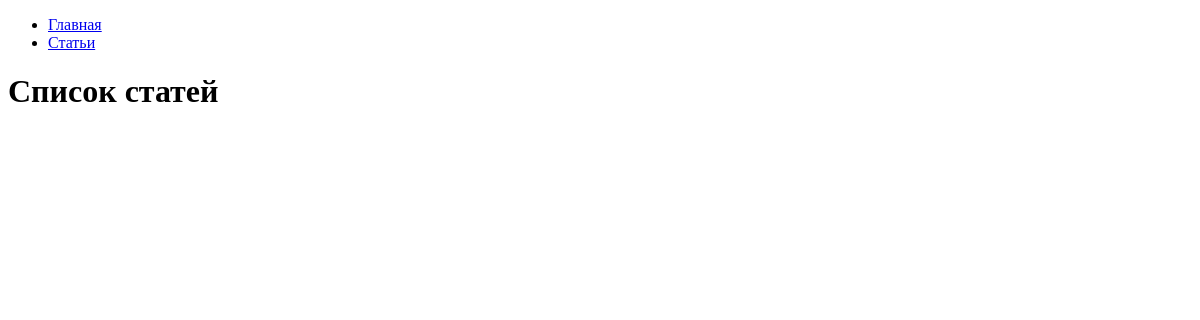
/articles/, run on an earlier commit of the app's database.
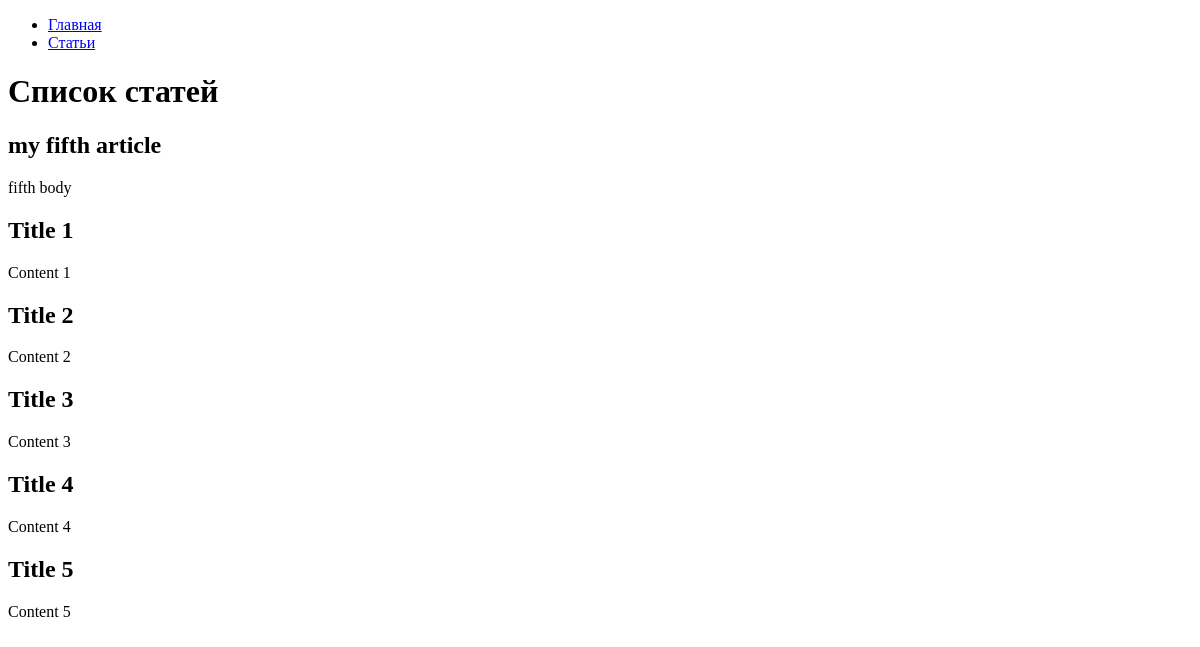
And on a later commit of the database.
### hexlet_django_blog/article/models.py (models this page shows, shortened)
class Article(models.Model):
    name = models.CharField(max_length=200) # название статьи
    body = models.TextField() # тело статьи
    timestamp = models.DateTimeField(auto_now_add=True)

### hexlet_django_blog/article/views.py (the view)
# urls.py: path('', IndexView.as_view()),
class IndexView(View):
    def get(self, request, *args, **kwargs):
        articles = Article.objects.all()[:15]
        return render(request, 'articles/index.html', context={
            'articles': articles,
        })

### hexlet_django_blog/templates/articles/index.html
{% extends "base.html" %}
{% block content %}
    <h1>Список статей</h1>
    {% for article in articles %}
        <h2>{{ article.name }}</h2>
        <div>{{ article.body|slice:":200" }}</div>
    {% endfor %}
{% endblock %}

### hexlet_django_blog/templates/base.html (shortened to what this page needs)
<!DOCTYPE html>
<html lang="en">
<head>
</head>
<body>
    <div id="sidebar">
        {% block sidebar %}
        <ul>
            <li><a href="/">Главная</a></li>
            <li><a href="/articles/">Статьи</a></li>
        </ul>
        {% endblock %}
    </div>
    <div id="content">
        {% block content %}{% endblock %}
    </div>
</body>
</html>

What changed in the data, as far as the page shows it:
added Article: name "my fifth article", body "fifth body"
added Article: name "Title 1", body "Content 1"
added Article: name "Title 2", body "Content 2"
added Article: name "Title 3", body "Content 3"
added Article: name "Title 4", body "Content 4"
added Article: name "Title 5", body "Content 5"
